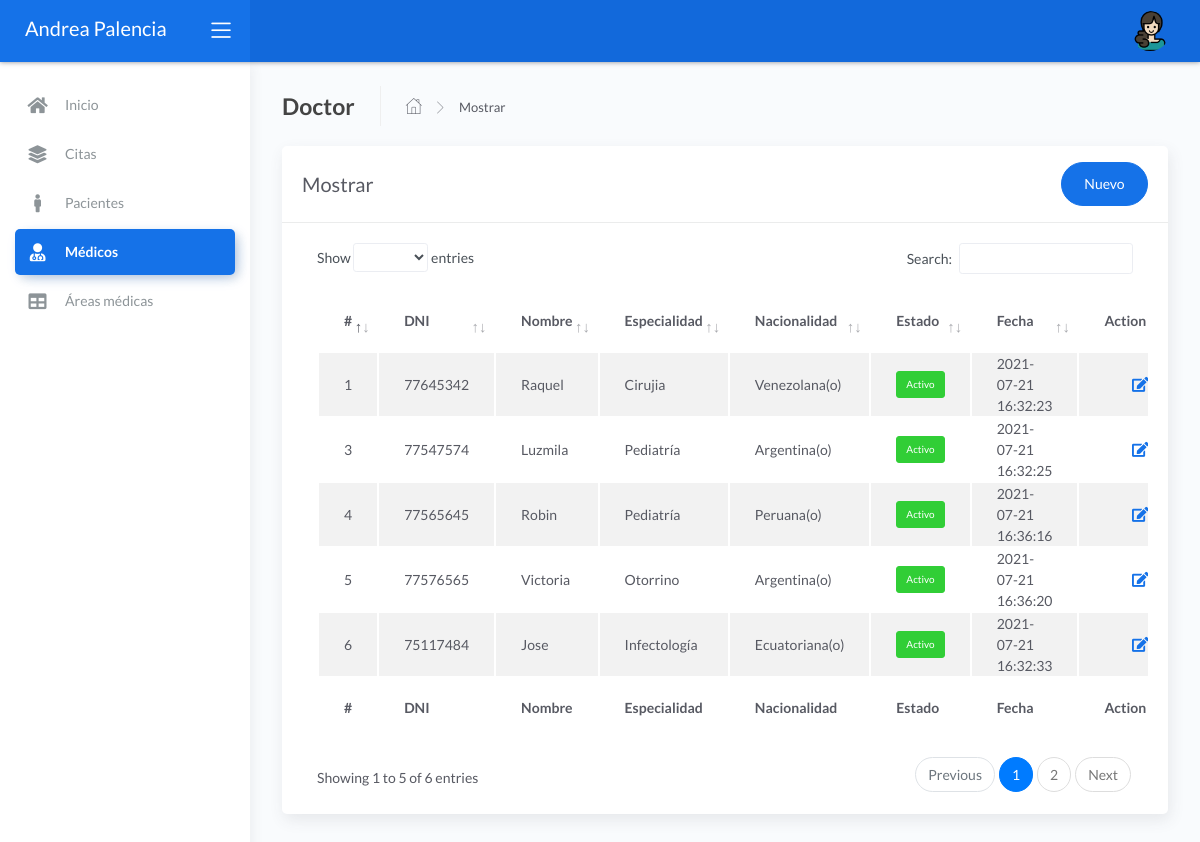
Screenshot of /folder/doctor.php (signed in) with the database file from the repository.
### tables this page shows
CREATE TABLE `doctor` (
  `coddoc` int(11) NOT NULL,
  `dnidoc` char(8) NOT NULL,
  `nomdoc` varchar(50) NOT NULL,
  `apedoc` varchar(50) NOT NULL,
  `codespe` int(11) NOT NULL,
  `sexo` char(15) NOT NULL,
  `telefo` char(9) NOT NULL,
  `fechanaci` date NOT NULL,
  `correo` varchar(50) NOT NULL,
  `naciona` varchar(35) NOT NULL,
  `estado` char(15) NOT NULL,
  `fecha_create` timestamp NOT NULL DEFAULT current_timestamp() ON UPDATE current_timestamp()
);

CREATE TABLE `specialty` (
  `codespe` int(11) NOT NULL,
  `nombrees` varchar(50) NOT NULL,
  `fecha_create` timestamp NOT NULL DEFAULT current_timestamp() ON UPDATE current_timestamp()
);

### controller/doctorcontroller.php (called while the page is built, shortened)
<?php
require_once '../model/modeldoctor.php';
class doctorcontroller{
    function mostrar(){
        $doctor=new Modelo();
        $dato=$doctor->mostrar("doctor", "1");
        require_once '../view/doctor/mostrar.php';
    }
    }

### model/modeldoctor.php (called while the page is built, shortened)
<?php
class Modelo{
  private $doctor;
  private $db;
  public function __construct(){
      $this->doctor=array();
      $this->db=new PDO('mysql:host=localhost;dbname=proyecto_final',"root","danilo");
  }
  public function mostrar($tabla,$condicion){
      $consulta="SELECT doctor.coddoc, doctor.dnidoc, doctor.nomdoc,doctor.apedoc,specialty.nombrees, doctor.sexo, doctor.telefo, doctor.fechanaci, doctor.correo, doctor.naciona,doctor.estado, doctor.fecha_create FROM doctor INNER JOIN specialty ON doctor.codespe = specialty.codespe";
      $resultado=$this->db->query($consulta);
      while ($tabla=$resultado->fetchAll(PDO::FETCH_ASSOC)) {
          $this->doctor[]=$tabla;
      }
      return $this->doctor;
    }
}

### view/doctor/mostrar.php (shortened to what this page needs)
<!DOCTYPE html>
<html lang="en">
<head>
	<link rel="stylesheet" href="../assets/css/bootstrap.min.css">
	<link rel="stylesheet" href="../assets/css/atlantis.min.css">
	<link rel="stylesheet" href="../assets/css/demo.css">
</head>
<body>
	<div class="wrapper">
		<div class="main-header">
			<div class="logo-header" data-background-color="blue">
				<a href="../view/admin/admin.php" class="logo">
					<h2 class="text-white navbar-brand">Andrea Palencia</h2>
				</a>
				<div class="nav-toggle">
					<button class="btn btn-toggle toggle-sidebar">
						<i class="icon-menu"></i>
					</button>
				</div>
			</div>
			<nav class="navbar navbar-header navbar-expand-lg" data-background-color="blue2">
				<div class="container-fluid">
					<ul class="navbar-nav topbar-nav ml-md-auto align-items-center">
						<li class="nav-item dropdown hidden-caret">
							<a class="dropdown-toggle profile-pic" data-toggle="dropdown" href="#" aria-expanded="false">
								<div class="avatar-sm">
									<img src="../assets/img/mujer.png" alt="..." class="avatar-img rounded-circle">
								</div>
							</a>
						</li>
					</ul>
				</div>
			</nav>
		</div>
		<div class="sidebar sidebar-style-2">
			<div class="sidebar-wrapper scrollbar scrollbar-inner">
				<div class="sidebar-content">
					<ul class="nav nav-primary">
						<li class="nav-item">
							<a href="../view/admin/admin.php" class="collapsed" aria-expanded="false">
								<i class="fas fa-home"></i>
								<p>Inicio</p>
							</a>
						</li>
						<li class="nav-item">
							<a href="../folder/appointment.php">
								<i class="fas fa-layer-group"></i>
								<p>Citas</p>
							</a>
						</li>
						<li class="nav-item">
							<a href="../folder/customers.php">
								<i class="fas fa-male"></i>
								<p>Pacientes</p>
							</a>
						</li>
						<li class="nav-item active">
							<a href="../folder/doctor.php">
								<i class="fas fa-user-md"></i>
								<p>Médicos</p>
							</a>
						</li>
						<li class="nav-item">
							<a href="specialty.php">
								<i class="fas fa-table"></i>
								<p>Áreas médicas</p>
							</a>
						</li>
					</ul>
				</div>
			</div>
		</div>
		<div class="main-panel">
			<div class="content">
				<div class="page-inner">
					<div class="page-header">
						<h4 class="page-title">Doctor</h4>
						<ul class="breadcrumbs">
							<li class="nav-home">
								<a href="../view/admin/admin.php">
									<i class="flaticon-home"></i>
								</a>
							</li>
							<li class="separator">
								<i class="flaticon-right-arrow"></i>
							</li>
							<li class="nav-item">
								<a href="#">Mostrar</a>
							</li>
						</ul>
					</div>
					<div class="row">
						<div class="col-md-12">
							<div class="card">
								<div class="card-header">
									<div class="d-flex align-items-center">
										<h4 class="card-title">Mostrar</h4>
										<a href="#addRowModal" class="btn btn-primary btn-round ml-auto" data-toggle="modal">Nuevo</a>
										<?php include('AgregarModal.php'); ?>
									</div>
									<div class="card-body">
										<div class="table-responsive">
											<table id="add-row" class="display table table-striped table-hover">
												<thead>
													<tr>
														<th>#</th>
														<th>DNI</th>
														<th>Nombre</th>
														<th>Especialidad</th>
														<th>Nacionalidad</th>
														<th>Estado</th>
														<th>Fecha</th>
														<th style="width: 10%">Action</th>
													</tr>
												</thead>
												<tfoot>
													<tr>
														<th>#</th>
														<th>DNI</th>
														<th>Nombre</th>
														<th>Especialidad</th>
														<th>Nacionalidad</th>
														<th>Estado</th>
														<th>Fecha</th>
														<th>Action</th>
													</tr>
												</tfoot>
												<tbody>
													<?php
													foreach ($dato as $key => $value) {
														foreach ($value as $va) { ?>
															<tr>
																<td><?php echo $va['coddoc']; ?></td>
																<td><?php echo $va['dnidoc']; ?></td>
																<td><?php echo $va['nomdoc']; ?></td>
																<td><?php echo $va['nombrees']; ?></td>
																<td><?php echo $va['naciona']; ?></td>
																<td>
																	<?php if ($va['estado'] == 1) { ?>
																		<form method="get" action="javascript:activo('<?php echo $va['coddoc']; ?>')">
																			<button type="submit" class="btn btn-success btn-xs">Activo</button>
																		</form>
																	<?php  } else { ?>
																		<form method="get" action="javascript:inactivo('<?php echo $va['coddoc']; ?>')">
																			<button type="submit" class="btn btn-danger btn-xs">Inactivo</button>
																		</form>
																	<?php  } ?>
																</td>
																<td><?php echo $va['fecha_create']; ?></td>
																<td>
																	<div class="form-button-action">
																		<a href="#editRowModal_<?php echo $va["coddoc"]; ?>" title="Editar" data-backdrop="false" class="btn btn-link btn-primary btn-lg" data-toggle="modal"><i class="fa fa-edit"></i></a>
																	</div>
																</td>
															</tr>
													<?php
														}
													}
													?>
												</tbody>
												<?php include('AgregarModal.php'); ?>
										</div>
									</div>
								</div>
							</div>
						</div>
					</div>
				</div>
			</div>
</body>
</html>

### rows the page displays
doctor: coddoc "1", dnidoc "77645342", nomdoc "Raquel", codespe.nombrees "Cirujia", naciona "Venezolana(o)", fecha_create "2021-07-21 16:32:23"
doctor: coddoc "3", dnidoc "77547574", nomdoc "Luzmila", codespe.nombrees "Pediatría", naciona "Argentina(o)", fecha_create "2021-07-21 16:32:25"
doctor: coddoc "4", dnidoc "77565645", nomdoc "Robin", codespe.nombrees "Pediatría", naciona "Peruana(o)", fecha_create "2021-07-21 16:36:16"
doctor: coddoc "5", dnidoc "77576565", nomdoc "Victoria", codespe.nombrees "Otorrino", naciona "Argentina(o)", fecha_create "2021-07-21 16:36:20"
doctor: coddoc "6", dnidoc "75117484", nomdoc "Jose", codespe.nombrees "Infectología", naciona "Ecuatoriana(o)", fecha_create "2021-07-21 16:32:33"
